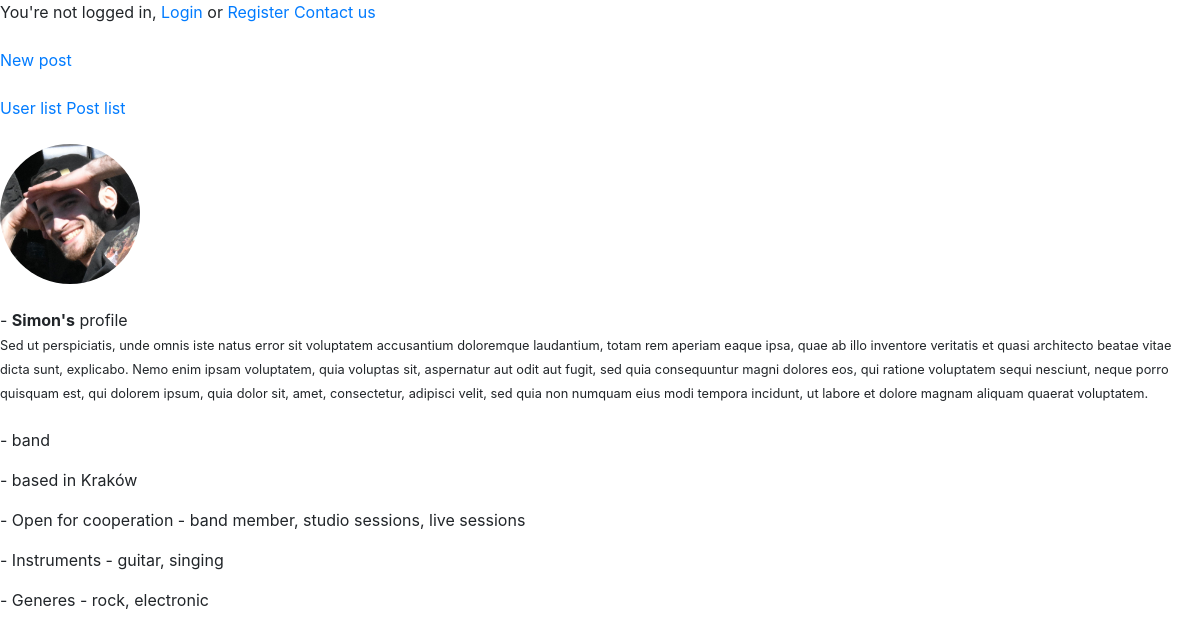
The page /users/simon/ on the database its author committed.
### users/models.py (models this page shows, shortened)
class Profile(models.Model):
    user = models.OneToOneField(User, on_delete=models.CASCADE)
    profile_pic = models.ImageField(default='default.jpg', upload_to='profile_pics')
    kind = models.ForeignKey(UserKindOfProfile, on_delete=models.SET_NULL, null=True)
    instruments = models.ManyToManyField(UserInstrument)
    generes = models.ManyToManyField(UserGenere)
    city = models.CharField(max_length=30)
    open_for_coop = models.BooleanField(default=True)
    form_of_coop = models.ManyToManyField(UserCooperation)
    bio = models.CharField(max_length=600)
    slug = models.SlugField(blank=True, null=True)
    def get_instruments(self):
        return ", ".join(str(instrument) for instrument in self.instruments.all())
    def get_generes(self):
        return ", ".join(str(genere) for genere in self.generes.all())
    def get_form_of_coop(self):
        return ", ".join(str(coop) for coop in self.form_of_coop.all())
    class Meta:
       ordering = ['-user']

class UserKindOfProfile(models.Model):
    name = models.CharField(max_length=120)
    def __str__(self):
        return f'{self.name}'

class UserCooperation(models.Model):
    name = models.CharField(max_length=120)
    def __str__(self):
        return f'{self.name}'

class UserInstrument(models.Model):
    name = models.CharField(max_length=120)
    def __str__(self):
        return f'{self.name}'

class UserGenere(models.Model):
    name = models.CharField(max_length=120)
    def __str__(self):
        return f'{self.name}'

### users/views.py (the view)
# urls.py: path('<slug:slug>/', ProfileDetailView.as_view(), name='user-detail'),
class ProfileDetailView(DetailView):
    model = Profile

### users/templates/users/profile_detail.html
{% extends 'base.html' %}
{% block content %}
    {% include 'navbar.html' %}
    <img id='profile-big-pic' class='rounded-circle' src='{{ object.user.profile.profile_pic.url }}'><br><br>
    {% if request.user == object.user %}
        <b>- my profile</b> - {{ object.user.username }}
        <a href="{% url 'profile-update' user.profile.slug %}"><small>edit profile</small></a>
        <br>
    {% else %}
        - <b>{{ object.user }}'s</b> profile
        <br>
    {% endif %}
    {% if object.user.profile.bio %}
        <small>{{ object.user.profile.bio }}</small>
        <br><br>
    {% endif %}
    {% if object.user.profile.kind %}
        <p>- {{ object.user.profile.kind }}</p>
    {% endif %}
    {% if object.user.profile.city %}
        <p>- based in {{ object.user.profile.city }}</p>
    {% endif %}
    {% if object.user.profile.open_for_coop %}
        <p>- Open for cooperation - {{ object.user.profile.get_form_of_coop }}</p>
    {% else %}
        <p>- Not open for cooperation at the moment</p>
    {% endif %}
    {% if object.user.profile.get_instruments %}
        <p>- Instruments - {{ object.user.profile.get_instruments }}</p>
    {% endif %}
    {% if object.user.profile.get_generes %}
        <p>- Generes - {{ object.user.profile.get_generes }}</p>
    {% endif %}
{% endblock %}

### findmusician/static/findmusician/main.css (style rules this page uses)
#profile-big-pic { max-width: 140px; }

### rows shown on the page
Profile: user.profile.profile_pic (picture), user "Simon", user.profile.bio "Sed ut perspiciatis, unde omnis iste natus error sit voluptatem accusantium doloremque laudantium, totam rem aperiam eaque ipsa, quae ab illo inventore veritatis et quasi architecto beatae vitae dicta sunt, explicabo. Nemo enim ipsam voluptatem, quia voluptas sit, aspernatur aut odit aut fugit, sed quia consequuntur magni dolores eos, qui ratione voluptatem sequi nesciunt, neque porro quisquam est, qui dolorem ipsum, quia dolor sit, amet, consectetur, adipisci velit, sed quia non numquam eius modi tempora incidunt, ut labore et dolore magnam aliquam quaerat voluptatem.", user.profile.kind "band", user.profile.city "Kraków", user.profile.get_form_of_coop "band member, studio sessions, live sessions", user.profile.get_instruments "guitar, singing", user.profile.get_generes "rock, electronic"
